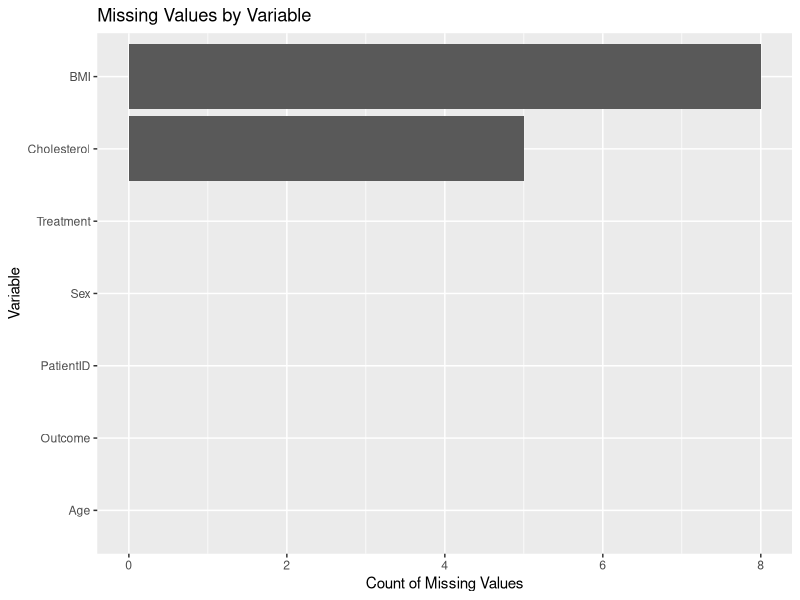
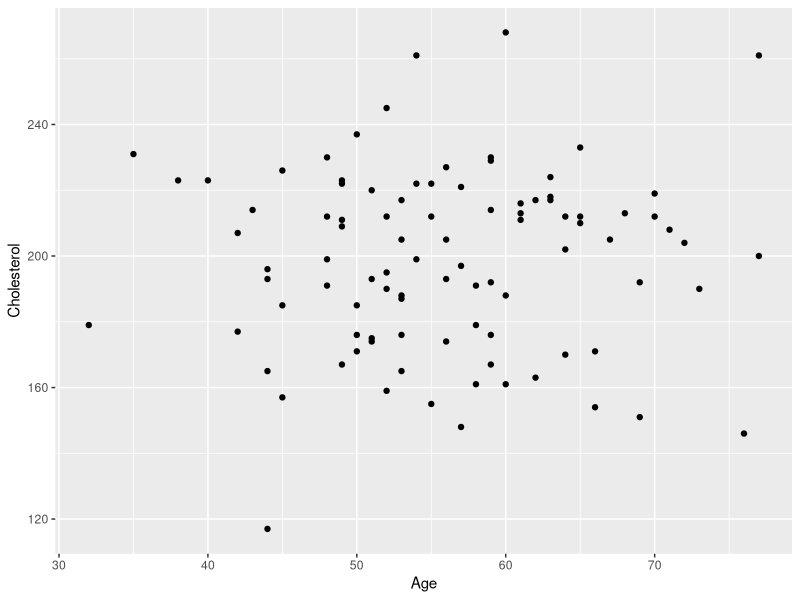
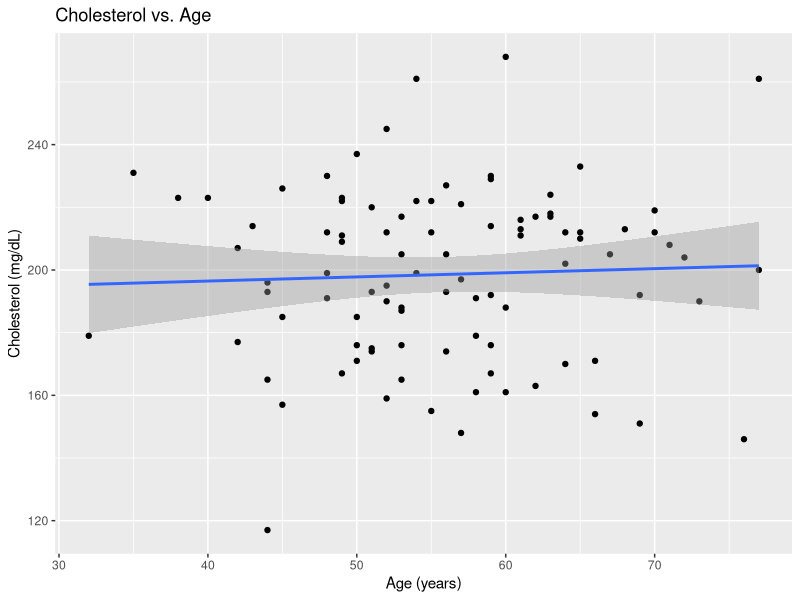
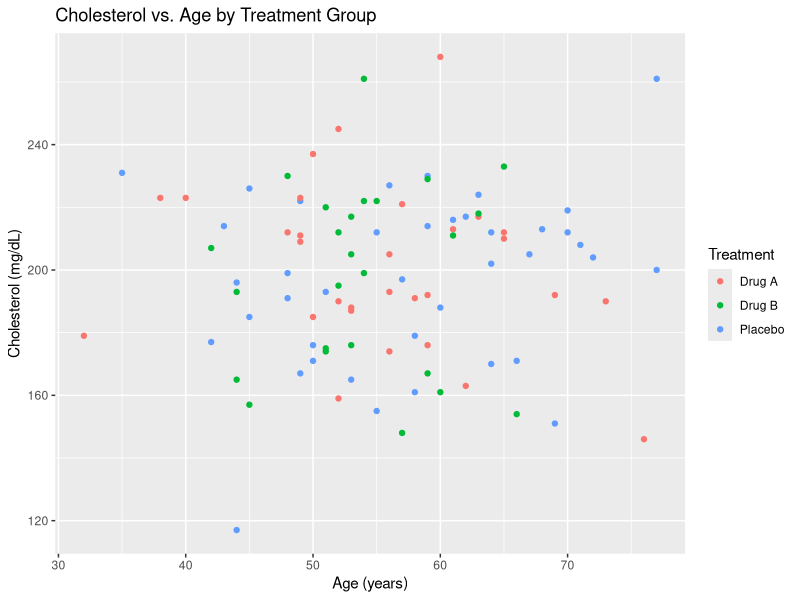
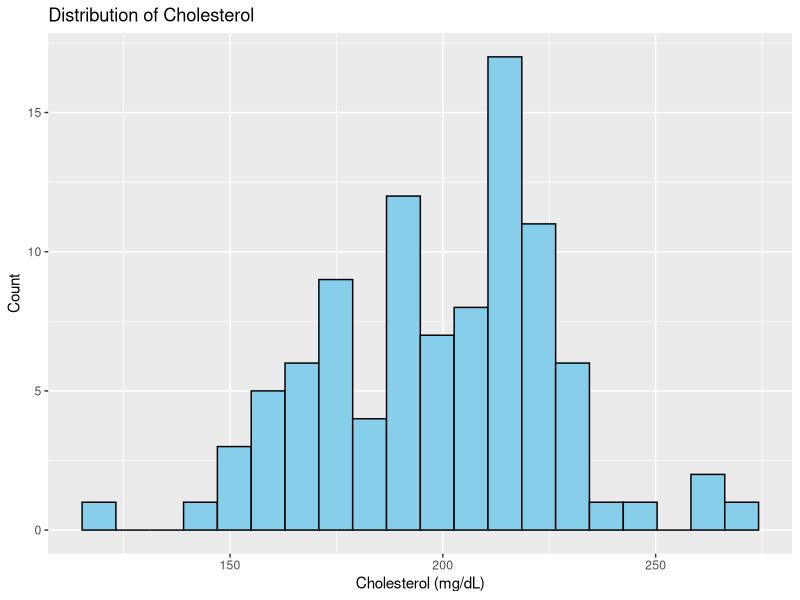
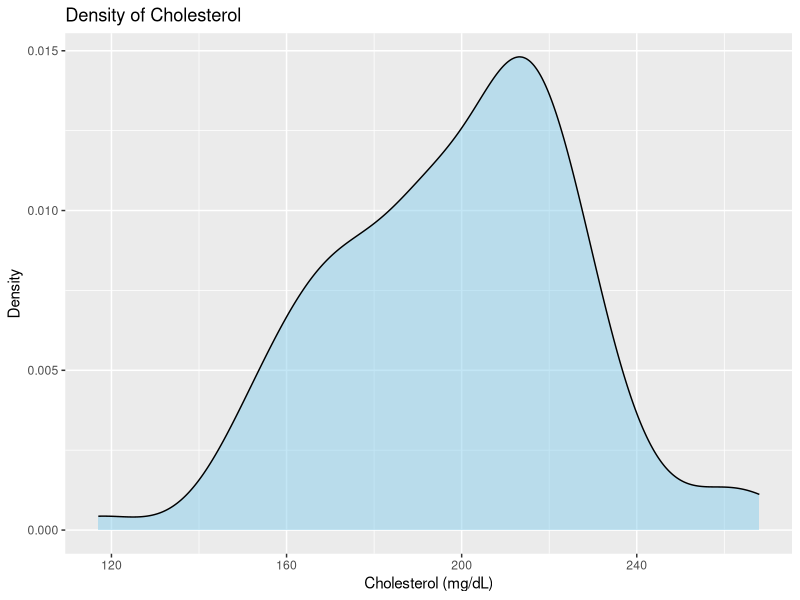
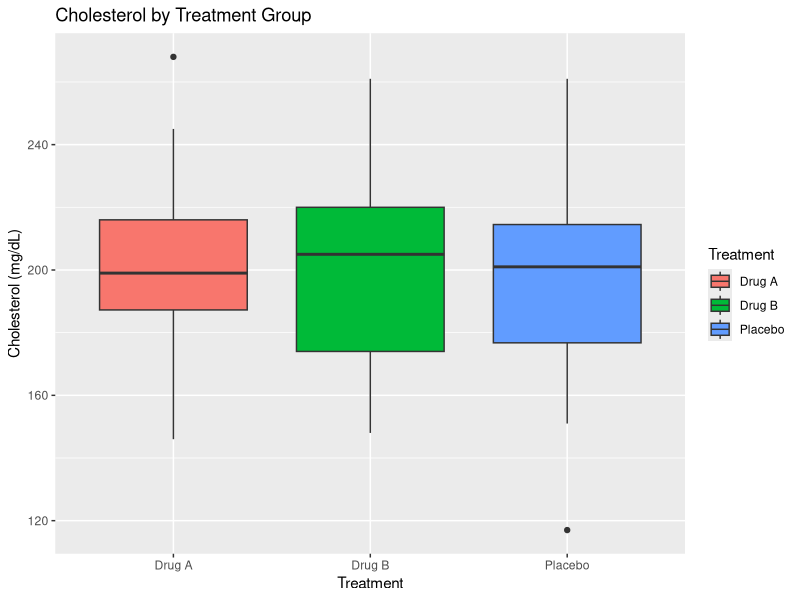
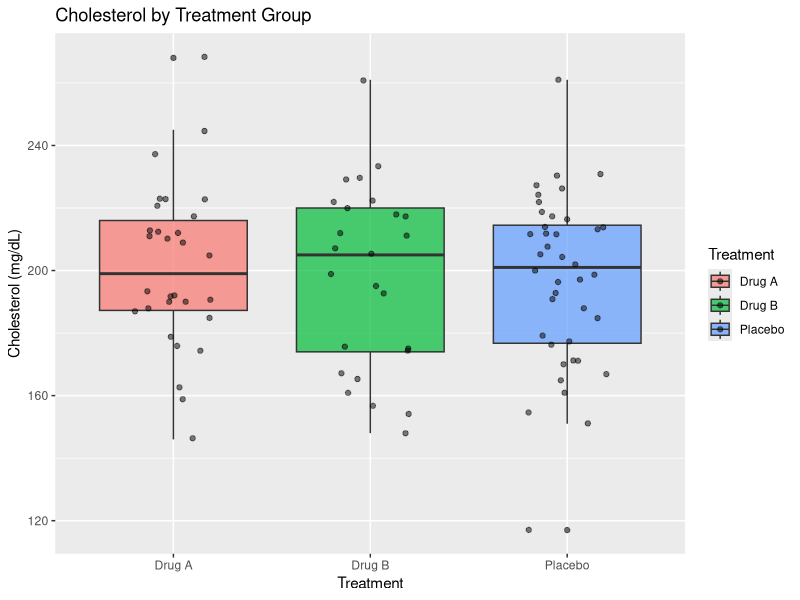

R code for these plots, in order:
## ---- chunk 1
knitr::opts_chunk$set(echo = TRUE)
# Install required packages if not already installed
if (!requireNamespace("tidyverse", quietly = TRUE)) install.packages("tidyverse")

# Load the packages
library(tidyverse)  # Loads ggplot2, dplyr, and other tidyverse packages
## ---- chunk 2
# Set seed for reproducibility
set.seed(123)

# Create a clinical trial dataset
clinical_trial <- data.frame(
  PatientID = 1:100,
  Age = round(rnorm(100, mean = 55, sd = 10)),
  Sex = factor(sample(c("Male", "Female"), 100, replace = TRUE)),
  Treatment = factor(sample(c("Placebo", "Drug A", "Drug B"), 100, replace = TRUE)),
  Cholesterol = round(rnorm(100, mean = 200, sd = 25)),
  BMI = round(rnorm(100, mean = 26, sd = 4), 1),
  Outcome = factor(sample(c("Improved", "No Change", "Worsened"), 100, replace = TRUE, 
                          prob = c(0.5, 0.3, 0.2)))
)

# Introduce some missing values
clinical_trial$Cholesterol[sample(1:100, 5)] <- NA
clinical_trial$BMI[sample(1:100, 8)] <- NA

# View the first few rows
head(clinical_trial)
## ---- chunk 3
# Basic summary of the entire dataset
summary(clinical_trial)

# Summary of a specific variable
summary(clinical_trial$Cholesterol)

# More detailed statistics for a numeric variable
cholesterol_stats <- clinical_trial %>%
  summarize(
    n = n(),
    n_missing = sum(is.na(Cholesterol)),
    mean = mean(Cholesterol, na.rm = TRUE),
    median = median(Cholesterol, na.rm = TRUE),
    sd = sd(Cholesterol, na.rm = TRUE),
    min = min(Cholesterol, na.rm = TRUE),
    q1 = quantile(Cholesterol, 0.25, na.rm = TRUE),
    q3 = quantile(Cholesterol, 0.75, na.rm = TRUE),
    max = max(Cholesterol, na.rm = TRUE)
  )

cholesterol_stats
## ---- chunk 4
# Summary statistics by treatment group
clinical_trial %>%
  group_by(Treatment) %>%
  summarize(
    n = n(),
    mean_chol = mean(Cholesterol, na.rm = TRUE),
    sd_chol = sd(Cholesterol, na.rm = TRUE),
    mean_bmi = mean(BMI, na.rm = TRUE),
    sd_bmi = sd(BMI, na.rm = TRUE)
  )

# Summary statistics by treatment and sex
clinical_trial %>%
  group_by(Treatment, Sex) %>%
  summarize(
    n = n(),
    mean_chol = mean(Cholesterol, na.rm = TRUE),
    sd_chol = sd(Cholesterol, na.rm = TRUE)
  )
## ---- chunk 5
# Simple frequency table
table(clinical_trial$Treatment)

# Proportions
prop.table(table(clinical_trial$Treatment))

# Cross-tabulation
treatment_outcome_table <- table(clinical_trial$Treatment, clinical_trial$Outcome)
treatment_outcome_table

# Proportions within each treatment
prop.table(treatment_outcome_table, 1)  # Row proportions

# Using dplyr's count
clinical_trial %>%
  count(Treatment, Outcome) %>%
  pivot_wider(names_from = Outcome, values_from = n, values_fill = 0)
## ---- chunk 6
# Check for missing values in the entire dataset
colSums(is.na(clinical_trial))

# Visualize missing values pattern
clinical_trial %>%
  summarize(across(everything(), ~ sum(is.na(.)))) %>%
  pivot_longer(everything(), names_to = "Variable", values_to = "Missing_Count") %>%
  ggplot(aes(x = reorder(Variable, Missing_Count), y = Missing_Count)) +
  geom_bar(stat = "identity") +
  coord_flip() +
  labs(title = "Missing Values by Variable", x = "Variable", y = "Count of Missing Values")
## ---- chunk 7
# Mean with and without handling NAs
mean(clinical_trial$Cholesterol)  # Returns NA if any value is NA
mean(clinical_trial$Cholesterol, na.rm = TRUE)  # Removes NAs before calculation

# Complete cases only
complete_cases <- clinical_trial[complete.cases(clinical_trial), ]
cat("Complete cases:", nrow(complete_cases), "out of", nrow(clinical_trial), "\n")
## ---- chunk 8
# Impute missing Cholesterol values with the mean
clinical_trial_imputed <- clinical_trial %>%
  mutate(Cholesterol_Imputed = ifelse(is.na(Cholesterol), 
                                     mean(Cholesterol, na.rm = TRUE), 
                                     Cholesterol))

# Compare original and imputed
summary(clinical_trial$Cholesterol)
summary(clinical_trial_imputed$Cholesterol_Imputed)
## ---- chunk 9
# Basic scatter plot
ggplot(clinical_trial, aes(x = Age, y = Cholesterol)) +
  geom_point()
## ---- chunk 10
# Scatter plot with a trend line
ggplot(clinical_trial, aes(x = Age, y = Cholesterol)) +
  geom_point() +
  geom_smooth(method = "lm", se = TRUE) +
  labs(title = "Cholesterol vs. Age",
       x = "Age (years)",
       y = "Cholesterol (mg/dL)")
## ---- chunk 11
# Color points by Treatment
ggplot(clinical_trial, aes(x = Age, y = Cholesterol, color = Treatment)) +
  geom_point() +
  labs(title = "Cholesterol vs. Age by Treatment Group",
       x = "Age (years)",
       y = "Cholesterol (mg/dL)")
## ---- chunk 12
# Basic histogram
ggplot(clinical_trial, aes(x = Cholesterol)) +
  geom_histogram(bins = 20, fill = "skyblue", color = "black") +
  labs(title = "Distribution of Cholesterol",
       x = "Cholesterol (mg/dL)",
       y = "Count")

# Density plot
ggplot(clinical_trial, aes(x = Cholesterol)) +
  geom_density(fill = "skyblue", alpha = 0.5) +
  labs(title = "Density of Cholesterol",
       x = "Cholesterol (mg/dL)",
       y = "Density")
## ---- chunk 13
# Boxplot by treatment
ggplot(clinical_trial, aes(x = Treatment, y = Cholesterol, fill = Treatment)) +
  geom_boxplot() +
  labs(title = "Cholesterol by Treatment Group",
       x = "Treatment",
       y = "Cholesterol (mg/dL)")

# Add individual points
ggplot(clinical_trial, aes(x = Treatment, y = Cholesterol, fill = Treatment)) +
  geom_boxplot(alpha = 0.7) +
  geom_jitter(width = 0.2, alpha = 0.5) +
  labs(title = "Cholesterol by Treatment Group",
       x = "Treatment",
       y = "Cholesterol (mg/dL)")
## ---- chunk 14
# Bar chart of outcome counts
ggplot(clinical_trial, aes(x = Outcome, fill = Outcome)) +
  geom_bar() +
  labs(title = "Distribution of Outcomes",
       x = "Outcome",
       y = "Count")

# Stacked bar chart
ggplot(clinical_trial, aes(x = Treatment, fill = Outcome)) +
  geom_bar(position = "stack") +
  labs(title = "Outcomes by Treatment Group",
       x = "Treatment",
       y = "Count")

# Proportional stacked bar chart
ggplot(clinical_trial, aes(x = Treatment, fill = Outcome)) +
  geom_bar(position = "fill") +
  labs(title = "Proportion of Outcomes by Treatment Group",
       x = "Treatment",
       y = "Proportion")
## ---- chunk 15
# Create a longitudinal dataset
set.seed(456)
longitudinal_data <- expand.grid(
  PatientID = 1:20,
  Visit = c("Baseline", "Month1", "Month3", "Month6")
)

longitudinal_data$Measurement <- 100 + 
  rep(rnorm(20, mean = 0, sd = 10), each = 4) +  # Patient-specific baseline
  ifelse(longitudinal_data$Visit == "Baseline", 0,
         ifelse(longitudinal_data$Visit == "Month1", -5,
                ifelse(longitudinal_data$Visit == "Month3", -10, -15))) +  # Time effect
  rnorm(nrow(longitudinal_data), mean = 0, sd = 5)  # Random noise

# Add a treatment group
longitudinal_data$Treatment <- factor(rep(rep(c("Placebo", "Active"), each = 10), each = 4))

# Convert Visit to a factor with the correct order
longitudinal_data$Visit <- factor(longitudinal_data$Visit, 
                                 levels = c("Baseline", "Month1", "Month3", "Month6"))

# Calculate mean by visit and treatment
longitudinal_summary <- longitudinal_data %>%
  group_by(Visit, Treatment) %>%
  summarize(
    mean_measurement = mean(Measurement),
    se_measurement = sd(Measurement) / sqrt(n())
  )

# Line plot
ggplot(longitudinal_summary, aes(x = Visit, y = mean_measurement, 
                                group = Treatment, color = Treatment)) +
  geom_line() +
  geom_point() +
  geom_errorbar(aes(ymin = mean_measurement - se_measurement, 
                    ymax = mean_measurement + se_measurement), 
                width = 0.2) +
  labs(title = "Mean Measurement Over Time by Treatment Group",
       x = "Visit",
       y = "Mean Measurement")
## ---- chunk 16
# Default theme
p <- ggplot(clinical_trial, aes(x = Treatment, y = Cholesterol, fill = Treatment)) +
  geom_boxplot() +
  labs(title = "Cholesterol by Treatment Group",
       x = "Treatment",
       y = "Cholesterol (mg/dL)")

# Apply different themes
p + theme_minimal()
p + theme_classic()
p + theme_bw()
## ---- chunk 17
# Custom colors
ggplot(clinical_trial, aes(x = Treatment, fill = Treatment)) +
  geom_bar() +
  scale_fill_manual(values = c("Placebo" = "gray", "Drug A" = "skyblue", "Drug B" = "darkblue")) +
  labs(title = "Count by Treatment Group",
       x = "Treatment",
       y = "Count")
## ---- chunk 18
# Facet by Sex
ggplot(clinical_trial, aes(x = Age, y = Cholesterol, color = Treatment)) +
  geom_point() +
  geom_smooth(method = "lm", se = FALSE) +
  facet_wrap(~ Sex) +
  labs(title = "Cholesterol vs. Age by Treatment and Sex",
       x = "Age (years)",
       y = "Cholesterol (mg/dL)")
## ---- chunk 19
ggplot(clinical_trial, aes(x = Treatment, y = Cholesterol, fill = Sex)) +
  geom_boxplot() +
  labs(title = "Cholesterol by Treatment and Sex",
       x = "Treatment Group",
       y = "Cholesterol (mg/dL)")
## ---- chunk 20
# Summary statistics by treatment
treatment_summary <- clinical_trial %>%
  group_by(Treatment) %>%
  summarize(
    n = n(),
    mean_chol = mean(Cholesterol, na.rm = TRUE),
    sd_chol = sd(Cholesterol, na.rm = TRUE),
    mean_age = mean(Age),
    sd_age = sd(Age)
  )

treatment_summary

# Outcome by treatment
outcome_by_treatment <- clinical_trial %>%
  count(Treatment, Outcome) %>%
  group_by(Treatment) %>%
  mutate(Proportion = n / sum(n))

outcome_by_treatment
## ---- chunk 21
# Your code here
## ---- chunk 22
# Your code here
## ---- chunk 23
# Your code here
## ---- chunk 24
sessionInfo()
